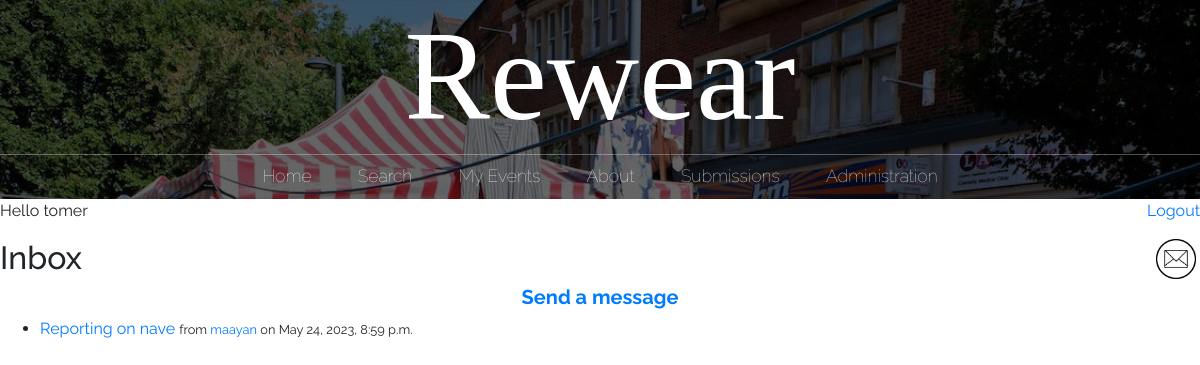
The app's page /inbox/ (signed in), older data.
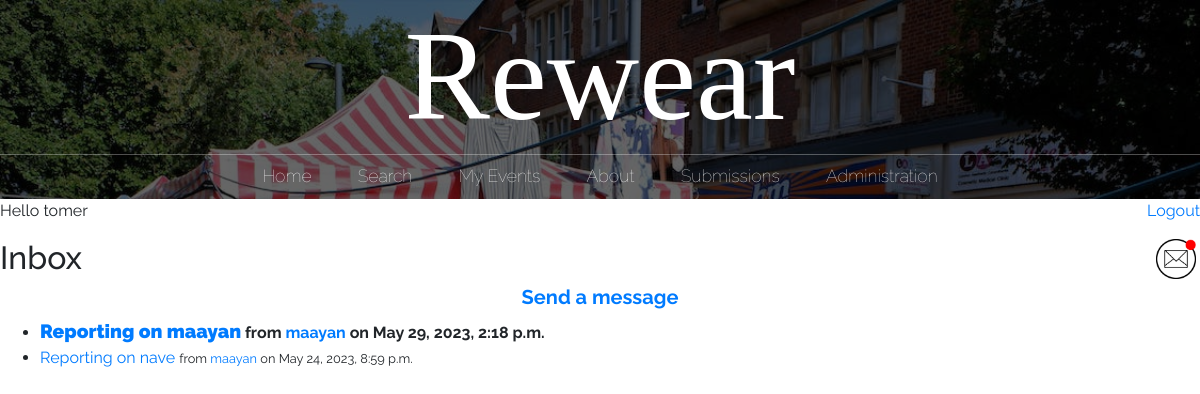
The same page, newer data.
### main/models.py (models this page shows)
class Message(models.Model):
    sender = models.ForeignKey(User, on_delete=models.CASCADE, related_name='sent_messages')
    recipient = models.ForeignKey(User, on_delete=models.CASCADE, related_name='received_messages')
    subject = models.CharField(max_length=255)
    body = models.TextField()
    from django.utils import timezone
    created_at = models.DateTimeField(default=timezone.now)
    is_read = models.BooleanField(default=False)

### main/views.py (the view)
# urls.py: path("inbox/", views.inbox, name="inbox"),
@login_required
def inbox(request):
    messages = Message.objects.filter(recipient=request.user)
    new_mail = new_messages(request.user.username)
    return render(request, 'main/inbox.html', {'messages': messages, 'new_mail': new_mail})

### main/views.py (called while the page is built)
def new_messages(username):
    try:
        messages = Message.objects.filter(recipient=User.objects.filter(username=username)[0])
        for m in messages:
            if not m.is_read:
                return True
        return False
    except:
        return False

### main/templates/main/inbox.html
{% extends 'main/base.html' %}
{% block content %}
  <h2>Inbox</h2>
  <center>
    <a href="/send_message/"><h5><b>Send a message</b></h5></a>
  </center>
  {% if messages %}
    <ul>
      {% for message in messages reversed %}
        <li{% if not message.is_read %} style="font-weight: bold;"{% endif %}>
          <a href="/message_detail/{{message.id}}">
            {% if not message.is_read %}
              <big><b>{{ message.subject }}</b></big>
            {% else %}
              {{ message.subject }}
            {% endif %}
          </a>
          {% if not message.is_read %}
            from <a href="/profile/{{ message.sender.username }}">{{ message.sender.username }}</a> on {{ message.created_at }}
          {% else %}
            <small>from <a href="/profile/{{ message.sender.username }}">{{ message.sender.username }}</a> on {{ message.created_at }}</small>
          {% endif %}
        </li>
      {% endfor %}
    </ul>
  {% else %}
    <p>No messages.</p>
  {% endif %}
{% endblock %}

### main/templates/main/base.html (shortened to what this page needs)
{% load static %}
<!doctype html>
<html>
	<head>
		<link rel="stylesheet" href="https://stackpath.bootstrapcdn.com/bootstrap/4.3.1/css/bootstrap.min.css">
		<link rel="stylesheet" href="{% static 'css/styles.css' %}">
	</head>
	<body>
	<div id = "content", name = "content">
		<div class="row justify-content-center">
			<div class="col-12">
					<header class="main-header">
						<h1 class="header-name header-name-large">Rewear</h1>
						<nav class="nav main-nav">
							<ul>
								<li><a href="/">Home</a></li>
								{% if user.is_authenticated %}
									<li><a href="/search_page/">Search</a></li>
									<li><a href="/my_events/{{request.user.id}}">My Events</a></li>
								{% endif %}
								<li><a href="/about/">About</a></li>
								{% if user.is_authenticated and user.is_superuser %}
									<li><a href="/submissions/">Submissions
									</a></li>
									<li><a href="/admin/">Administration</a></li>
								{% elif user.is_authenticated and user.is_active%}
								<li><a href="/profile/">My Profile</a></li>
								{% endif %}
							</ul>
						</nav>
					</header>
			{% if user.is_authenticated %}
			<p style="text-align:left;">
				<td><left>Hello {{request.user.username}}</left></td>
				<span style="float:right;">
					<td><right><a href="/logout">Logout</a></right></td>
				</span>
			</p>
			<p>
				<span style="float:right;">
					{% if new_mail %}
						<a href="/inbox" style="text-decoration:none">
							<img src='{% static "media/new_mail.png" %}' alt="inbox" height=40px width=40px>&nbsp;
						</a>
					{% else %}
						<a href="/inbox" style="text-decoration:none">
							<img src='{% static "media/mail_icon.png" %}' alt="inbox" height=40px width=40px>&nbsp;
						</a>
					{% endif %}
				</span>
			</p>
			{% endif %}
				{% block content %}
				{% endblock %}
			</div>
		</div>
	</div>
	</body>
</html>

Row changes from the older to the newer data that the page shows:
added Message: subject "Reporting on maayan", sender.username "maayan", created_at "May 29, 2023, 2:18 p.m."
